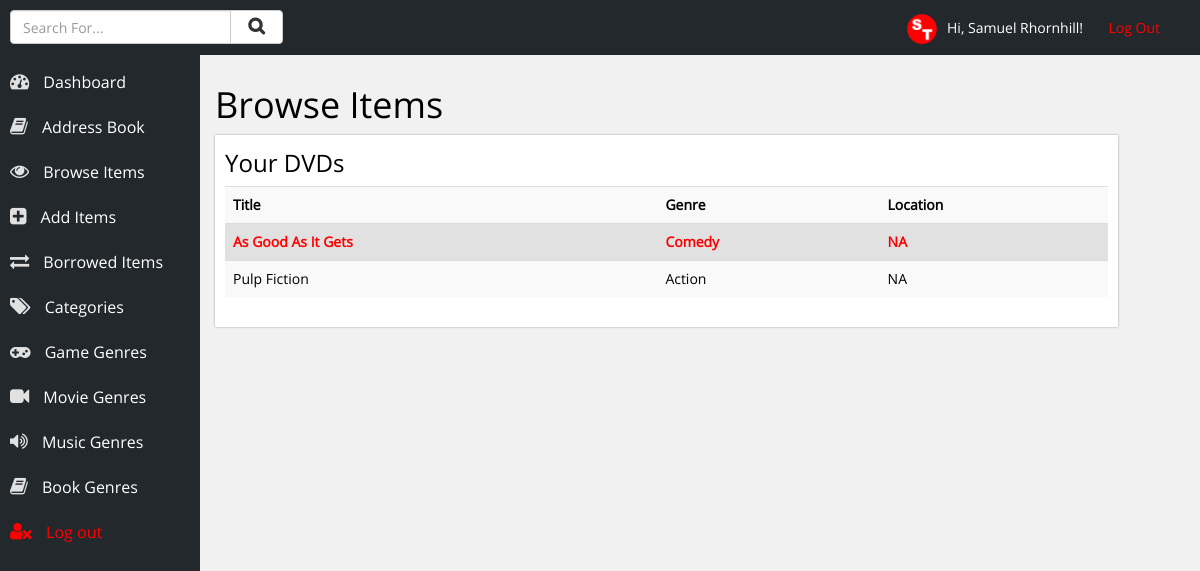
The page /items.php?category=4 (signed in) on the database its author committed.
### tables this page shows
CREATE TABLE IF NOT EXISTS `users` (
  `id` int(10) NOT NULL AUTO_INCREMENT,
  `username` varchar(20) NOT NULL,
  `name` varchar(50) NOT NULL,
  `password` varchar(12) NOT NULL,
  PRIMARY KEY (`id`)
);

CREATE TABLE IF NOT EXISTS `categories` (
  `id` int(11) NOT NULL AUTO_INCREMENT,
  `category` varchar(150) NOT NULL,
  PRIMARY KEY (`id`)
);

CREATE TABLE IF NOT EXISTS `items` (
  `id` int(25) NOT NULL AUTO_INCREMENT,
  `item_name` varchar(200) NOT NULL,
  `item_category` int(3) NOT NULL,
  `genre` varchar(50) NOT NULL,
  `type` varchar(50) NOT NULL,
  `album` varchar(100) NOT NULL,
  `track` int(3) NOT NULL,
  `artist` varchar(100) NOT NULL,
  `location` varchar(100) NOT NULL,
  `borrowed` int(1) NOT NULL,
  `author` varchar(100) NOT NULL,
  `isbn` varchar(30) NOT NULL,
  PRIMARY KEY (`id`)
);

CREATE TABLE IF NOT EXISTS `movie_genre` (
  `id` int(11) NOT NULL AUTO_INCREMENT,
  `genre_name` varchar(50) NOT NULL,
  PRIMARY KEY (`id`)
);

### inc/account-info.php (called while the page is built, shortened)
<?php
	$loggedIn = $_SESSION['username'];
	$result = mysqli_query($con, "SELECT * FROM users WHERE username = '$loggedIn'");
	while ($row = mysqli_fetch_array($result)) {
		$name = $row['name'];
	}
?>

### inc/results/show-movies.php (the view, shortened to what this page needs)
<?php
	$categoryNumber = $_GET['category'];
	$getCategoryName = mysqli_query($con, "SELECT * FROM categories WHERE id='$categoryNumber'");
	while ($row = mysqli_fetch_array($getCategoryName)) {
		$categoryName = $row['category'];
	}
?>
<h3>Your <?php echo $categoryName; ?>s</h3>
<table class="table table-items table-striped">
	<tr>
		<th>Title</th>
		<th>Genre</th>
		<th>Location</th>
	</tr>
	<?php
		$result = mysqli_query($con, "SELECT * FROM items WHERE item_category='$categoryNumber' ORDER BY item_name ASC");
		while ($row = mysqli_fetch_array($result)) {
			$genreName = $row['genre'];
			$location = $row['location'];
			if($row['borrowed']>0) {
				echo '<tr style="font-weight:bold; color:red; background-color:#e1e1e1;" class="list" onclick="location.href=\'item.php?id=' . $row['id'] . '\'">';
					echo '<td>' . $row['item_name'] . '</td>';
					$getGenreName = mysqli_query($con, "SELECT * FROM movie_genre WHERE id='$genreName'");
					while ($row = mysqli_fetch_array($getGenreName)) {
						echo '<td>' . $row['genre_name'] . '</td>';
					}
					echo '<td>' . $location . '</td>';
				echo '</tr>';
			}
			else {
				echo '<tr class="list" onclick="location.href=\'item.php?id=' . $row['id'] . '\'">';
					echo '<td>' . $row['item_name'] . '</td>';
					$getGenreName = mysqli_query($con, "SELECT * FROM movie_genre WHERE id='$genreName'");
					while ($row = mysqli_fetch_array($getGenreName)) {
						echo '<td>' . $row['genre_name'] . '</td>';
					}
					echo '<td>' . $location . '</td>';
				echo '</tr>';
			}
		}
	?>
</table>

### inc/head.php (shortened to what this page needs)
<!DOCTYPE html>
<html lang="en">
<head>
	<link rel="stylesheet" href="css/bootstrap.min.css" />
	<link rel="stylesheet" href="css/main.css" />
	<link rel="stylesheet" href="css/font-awesome.min.css" />
</head>
<body>
<div class="container-fluid">
	<header>
		<p class="log-out"><img style="max-height:30px; margin-right:10px;" src="images/logo.png" alt="Samuel Thornhill" />Hi, <?php echo $name; ?>! &nbsp; &nbsp; &nbsp; <a href="handlers/log-out.php">Log Out</a></p>
		<div class="row">
			<div class="col-xs-3">
				<p style="">
					<form action="search-results.php" method="POST">
						<div class="input-group">
							<input type="text" class="form-control" name="term" placeholder="Search For..." />
							<span class="input-group-btn">
								<button class="btn btn-default" style="margin-top:-20px;" type="submit" name="submit"><i class="fa fa-search" style="font-weight:bold; padding-left:5px; padding-right:5px; font-size:125%;"></i></button>
							</span>
						</div>
					</form>
				</p>
			</div>
		</div>
	</header>
	<div class="navigation">
		<ul>
			<li><a href="index.php"><i class="fa fa-tachometer"></i> Dashboard</a></li>
			<li><a href="contacts.php"><i class="fa fa-book"></i> Address Book</a></li>
			<li><a href="choose-category.php"><i class="fa fa-eye"></i> Browse Items</a></li>
			<li><a href="add-item.php"><i class="fa fa-plus-square"></i> Add Items</a></li>
			<li><a href="borrowed.php"><i class="fa fa-exchange"></i> Borrowed Items</a></li>
			<li><a href="categories.php"><i class="fa fa-tags"></i> Categories</a></li>
			<li><a href="genre.php?genre=Game"><i class="fa fa-gamepad"></i> Game Genres</a></li>
			<li><a href="genre.php?genre=Movie"><i class="fa fa-video-camera"></i> Movie Genres</a></li>
			<li><a href="genre.php?genre=Music"><i class="fa fa-volume-up"></i> Music Genres</a></li>
			<li><a href="genre.php?genre=Book"><i class="fa fa-book"></i> Book Genres</a></li>
			<li><a style="color:red;" href="handlers/log-out.php"><i style="color:red;" class="fa fa-user-times"></i> Log out</a></li>
		</ul>
	</div>

### css/main.css (style rules this page uses)
body { font-size: 14px; font-family: open-sans; background-color: #f1f1f1; color: black; }
header { width: 100%; background-color: #23282D; height: 55px; line-height: 55px; position: fixed; top: 0px; left: 0px; color: white; z-index: 99; padding-left: 10px; padding-right: 10px; }
header .log-out { float: right; margin-right: 30px; }
header .log-out a { text-decoration: none; color: red; }
.navigation { background-color: #23282D; width: 200px; height: 100%; float: left; position: fixed; top: 0px; left: 0px; padding-top: 40px; color: white; font-size: 16px; }
.navigation ul { list-style-type: none; margin: 0px; padding: 0px; margin-top: 20px; }
.navigation ul li { margin: 0px; padding: 0px; }
.navigation ul li a { color: white; text-decoration: none; height: 45px; line-height: 45px; display: block; padding-left: 10px; }
.navigation ul li a .fa { padding-right: 10px; font-size: 120%; color: #e1e1e1; }
.section h1, .section h2, .section h3, .section h4, .section h5, .section h6 { margin-top: 5px; }

### rows shown on the page
users: name "Samuel Rhornhill"
categories: category "DVD"
items: item_name "As Good As It Gets", location "NA"
movie_genre: genre_name "Comedy"
items: item_name "Pulp Fiction", location "NA"
movie_genre: genre_name "Action"
